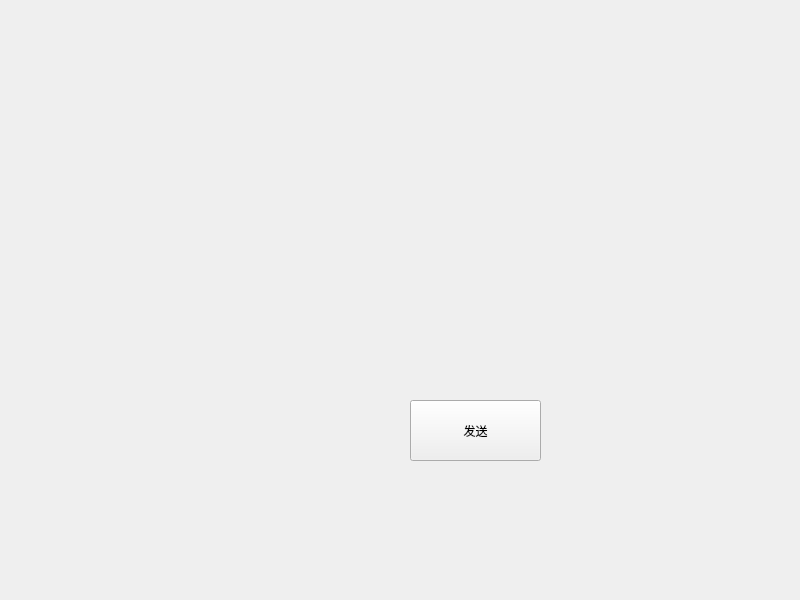
<?xml version="1.0" encoding="UTF-8"?>
<ui version="4.0">
 <class>Widget</class>
 <widget class="QWidget" name="Widget">
  <property name="geometry">
   <rect>
    <x>0</x>
    <y>0</y>
    <width>800</width>
    <height>600</height>
   </rect>
  </property>
  <property name="windowTitle">
   <string>Widget</string>
  </property>
  <widget class="QPushButton" name="pushButton">
   <property name="geometry">
    <rect>
     <x>410</x>
     <y>400</y>
     <width>131</width>
     <height>61</height>
    </rect>
   </property>
   <property name="text">
    <string>发送</string>
   </property>
  </widget>
 </widget>
 <resources/>
 <connections/>
</ui>
